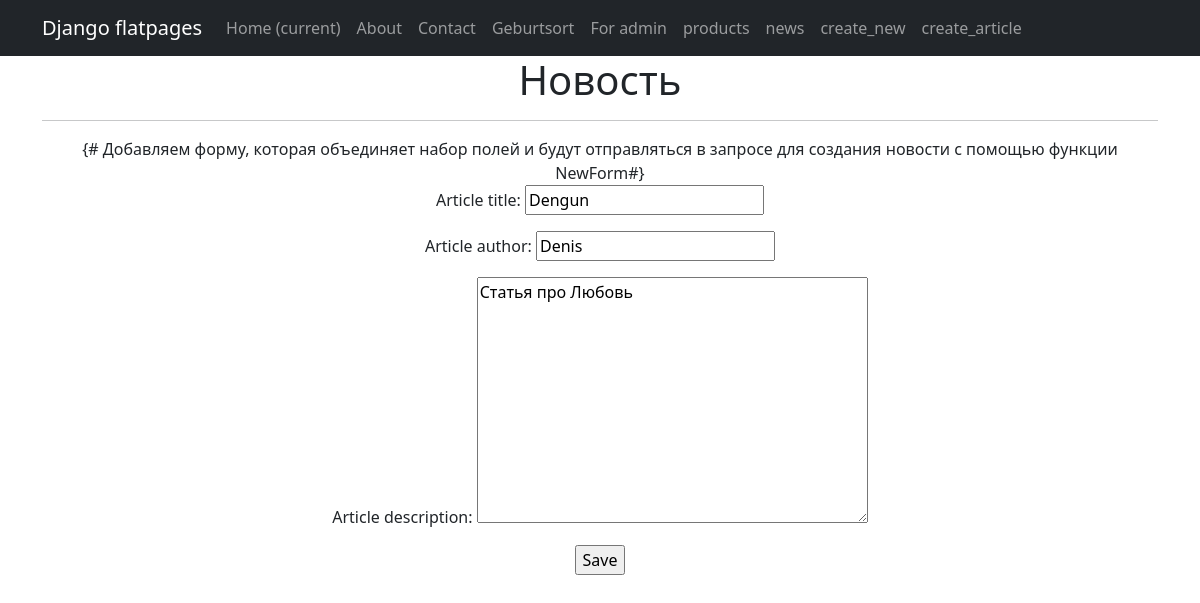
The app's page /post/new/1/update/ (signed in) with its own data.
### simpleapp/models.py (models this page shows, shortened)
class NewsPortal(models.Model):
    sort_date_of_publication = models.DateTimeField(auto_now_add=True)
    article_title = models.CharField(max_length=50, unique=True)   # названия статьи не должны повторяться
    article_author = models.CharField(max_length=50)
    article_description = models.TextField()   # Текст статьи
    news_category = models.ForeignKey(to='NewsCategory', on_delete=models.CASCADE, related_name='news')   # все

### simpleapp/views.py (the view, shortened to what this page needs)
# urls.py: path('post/new/<int:pk>/update/', NewUpdate.as_view(), name='new_update'),
class NewUpdate(PermissionRequiredMixin, UpdateView):
    permission_required = ('simpleapp.change_newsportal')
    form_class = NewForm
    model = NewsPortal
    template_name = 'flatpages/new_edit.html'
    def get_context_data(self, **kwargs):
        context = super().get_context_data(**kwargs)
        context['is_not_author'] = not self.request.user.groups.filter(name='authors').exists()
        return context

### simpleapp/forms.py (shortened to what this page needs)
class NewForm(forms.ModelForm):
    class Meta:
        model = NewsPortal
        fields = ['article_title', 'article_author', 'article_description']  # , #'news_category'

### templates/flatpages/new_edit.html (shortened to what this page needs)
{% extends 'flatpages/default.html' %}
{% block content %}
<h1> Новость </h1>
<hr>
    {# Добавляем форму, которая объединяет набор полей и будут отправляться в запросе для создания новости с помощью
функции NewForm#}
   <form action="" method="post">
   {{ form.as_p }}
   <input type="submit" value="Save" />
   </form>
{% endblock content %}

### records on screen
NewsPortal: article_title "Dengun", article_author "Denis", article_description "Статья про Любовь"
